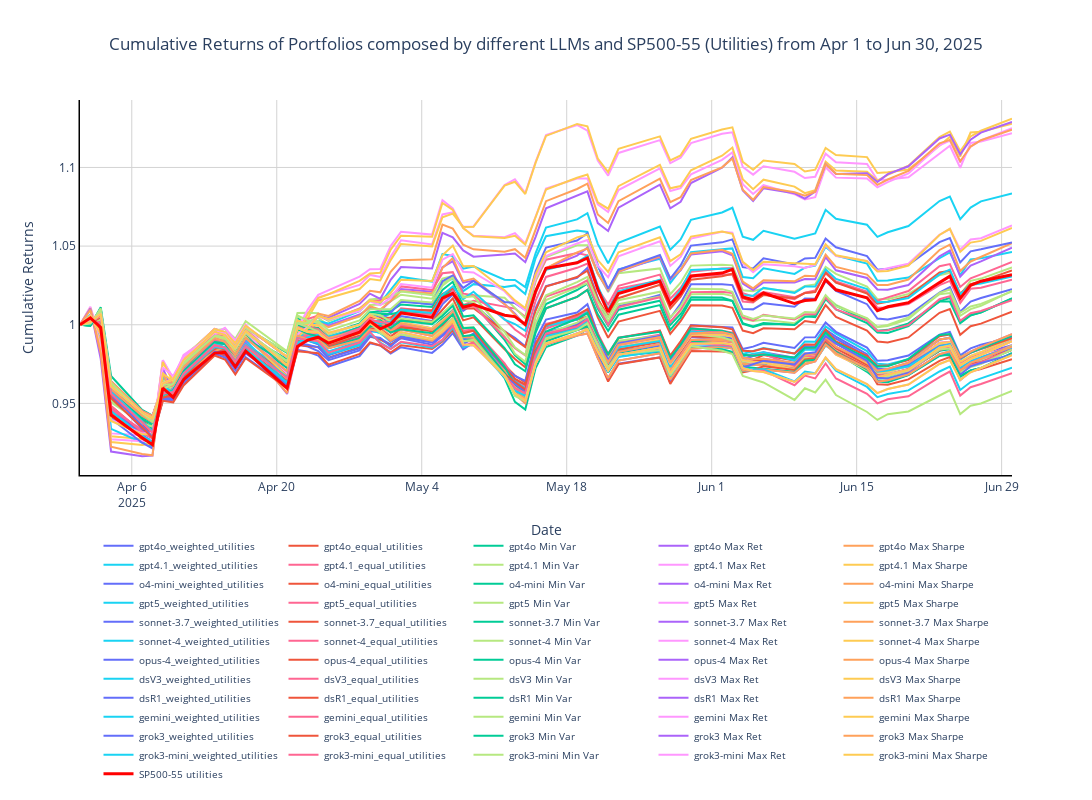

Write notebook code for a chart like this one.
### Markdown cell above
Plot with Multi-Column Legend (For Download/Export)

### Code cell
temp_index_data_outs_compare = index_data_outs.copy()

temp_index_data_outs_compare.index = pd.to_datetime(temp_index_data_outs_compare.index)

index_first_date_compare = temp_index_data_outs_compare.index[0]
index_previous_trading_date_compare = index_first_date_compare - BDay(1)

index_baseline_row_compare = pd.DataFrame(
    data=np.zeros((1, temp_index_data_outs_compare.shape[1])),  
    index=[index_previous_trading_date_compare],                 
    columns=temp_index_data_outs_compare.columns               
)

temp_index_data_outs_compare_with_baseline = pd.concat([index_baseline_row_compare, temp_index_data_outs_compare])
# ##above is to add a baseline row with zeros to the index data outs compare dataframe##

index_names = {
    sector_ticker: f'{full_ticker} {sector_name}'
}

cumulative_returns_compare[index_names[sector_ticker]] = (1 + temp_index_data_outs_compare_with_baseline[ticker]).cumprod() ##

cumulative_returns_compare.index = pd.to_datetime(cumulative_returns_compare.index)
outsample_data = cumulative_returns_compare.loc[outsample_startdate:outsample_enddate]

fig = go.Figure()

for i, column in enumerate(outsample_data.columns):
    if column == f'{full_ticker} {sector_name}':
        fig.add_trace(go.Scatter(x=outsample_data.index,
                                 y=outsample_data[column],
                                 mode='lines',
                                 name=column,
                                 line=dict(width=3, color='red')))

    else:
        fig.add_trace(go.Scatter(x=outsample_data.index,
                                 y=outsample_data[column],
                                 mode='lines',
                                 name=column))

num_asset = len(df_sector)
fig.update_layout(
    title=f'Cumulative Returns of Portfolios composed by different LLMs and {full_ticker} ({sector_name_full}) from Apr 1 to Jun 30, 2025', 
    title_x = 0.5,
    xaxis_title='Date',
    yaxis_title='Cumulative Returns',
    hovermode="x unified",
    width=1400,        
    height=800,
    margin=dict(b=150),
     plot_bgcolor='white',
    xaxis=dict(
        gridcolor='lightgray',          
        linecolor='black',
        linewidth=1.5
    ),
    yaxis=dict(
        gridcolor='lightgray',     
        linecolor='black', 
        linewidth=1.5
    ) 
)

# fig.update_layout(legend=dict(orientation = "v", yanchor="top",y=1,xanchor="left", x=1.02))
fig.update_layout(legend=dict(
        orientation="h", 
        yanchor="top",
        y=-0.15,  
        xanchor="center",
        x=0.5,
        font=dict(size=10)
    ))

fig.show()
